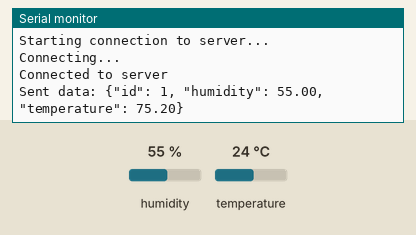
Bench run of a sketch on a simulated Arduino Uno R4 WiFi. Shown: the last lines printed to the serial monitor. The test bench sets the inputs (shaded band); at power-on: humidity 55 %, temperature 24 °C. WiFi joins after 1.5 s; servers stay silent unless stated; uploads are accepted with an empty reply.

Above: at 12.7 s.
12.8 s: humidity set to 22 %
At 16.93 s:
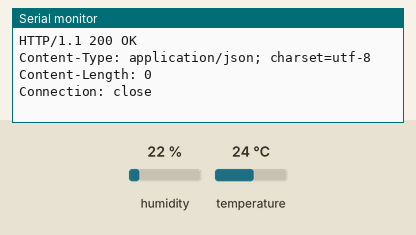
18.2 s: temperature set to 12 °C
22.3 s: humidity set to 40 %
At 23.4 s:
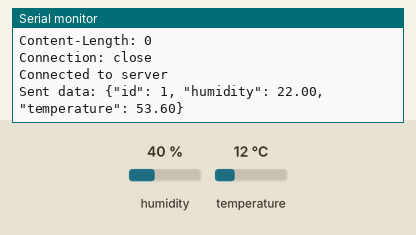
Timing chart, 0 to 25.3 s (numbered marks = the images above; inputs shaded):
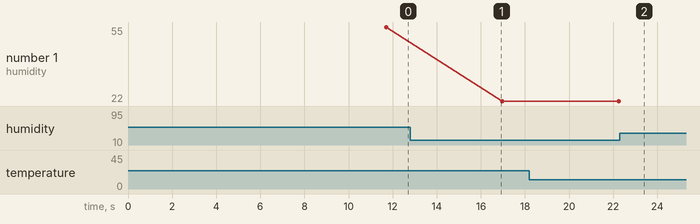

The sketch:

Sending_Data_1.0.ino
```cpp
#include "WiFiS3.h"
#include "WiFiSSLClient.h"
#include "DHT.h"

#define DHTPIN 2  // Digital pin connected to the DHT sensor
#define DHTTYPE DHT22  // DHT 22 (AM2302), AM2321

//WiFi Config
char ssid[] = "";
char pass[] = "";
char server[] = "o90f13vf4j.execute-api.us-west-2.amazonaws.com"; //AWS LAMBDA SERVER
WiFiSSLClient client;
int status = WL_IDLE_STATUS;

//T/H Sensor Config
DHT dht(DHTPIN, DHTTYPE);

void setup() {
  Serial.begin(9600);
  while (!Serial);

  if (WiFi.status() == WL_NO_MODULE) {
    Serial.println("Communication with WiFi module failed!");
    while (true);
  }

  dht.begin();
  connectWifi();
  printWifiStatus();

  Serial.println("\nStarting connection to server...");
}

void loop() {
  read_response();
  //Reconnect WiFi if disconnected
  if (!client.connected()) {
    Serial.println();
    Serial.println("Connecting...");
    connectWifi();
  }

  sendPostRequest();
  delay(5000);
}

void read_response() {
  while (client.available()) {
    char c = client.read();
    Serial.print(c);
  }
}

void printWifiStatus() {
  Serial.print("SSID: ");
  Serial.println(WiFi.SSID());

  IPAddress ip = WiFi.localIP();
  Serial.print("IP Address: ");
  Serial.println(ip);

  long rssi = WiFi.RSSI();
  Serial.print("Signal Strength (RSSI): ");
  Serial.print(rssi);
  Serial.println(" dBm");
}

void connectWifi() {
  while (status != WL_CONNECTED) {
    Serial.print("Attempting to connect to SSID: ");
    Serial.println(ssid);
    status = WiFi.begin(ssid, pass);
    delay(10000);
  }
}

void sendPostRequest() {
  if (client.connect(server, 443)) {
    Serial.println("Connected to server");
    float h = dht.readHumidity();
    float t = dht.readTemperature();
    float f = dht.readTemperature(true);

    if (isnan(h) || isnan(f)) {
      Serial.println("Failed to read from DHT sensor!");
      return;
    }

    String humidityStr = String(h);
    String temperatureStr = String(f);
    String id = String(1);

    client.println("POST /default/Test_Lambda HTTP/1.1"); //END POINT
    client.println("Host: o90f13vf4j.execute-api.us-west-2.amazonaws.com"); //AWS API GATEWAY
    client.println("Content-Type: application/json");
    client.println("Connection: close");
    client.println("User-Agent: Arduino/1.0");

    String payload = "{\"id\": " + id + ", \"humidity\": " + humidityStr + ", \"temperature\": " + temperatureStr + "}";
    client.print("Content-Length: ");
    client.println(payload.length());

    client.println();
    client.println(payload);

    Serial.print("Sent data: ");
    Serial.println(payload);

  } else {
    Serial.println("Failed to connect to server.");
  }
}
```

Measured:
- plotted number 1: 55 → 22 after the input at 12.8 s, 22 → 40 after the input at 22.3 s
